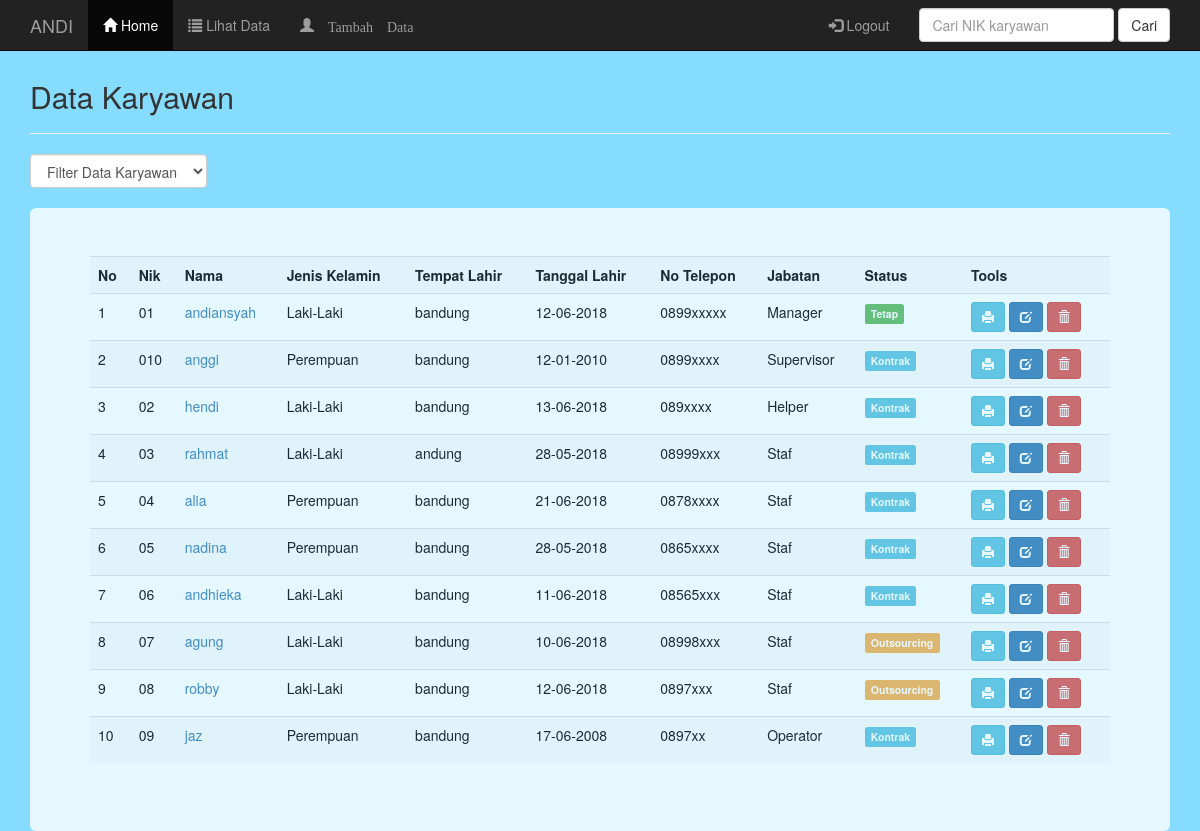
Page /admin/data.php on the committed database.
### tables this page shows
CREATE TABLE `karyawan` (
  `nik` varchar(10) NOT NULL,
  `nama` varchar(50) NOT NULL,
  `jenis_kelamin` text NOT NULL,
  `tempat_lahir` varchar(30) NOT NULL,
  `tanggal_lahir` varchar(30) NOT NULL,
  `alamat` varchar(50) NOT NULL,
  `no_telepon` varchar(10) NOT NULL,
  `jabatan` varchar(15) NOT NULL,
  `status` varchar(15) NOT NULL
);

### admin/data.php (the view, shortened to what this page needs)
<?php
include("header.php");
include("koneksi.php");
?>
	<div class="container">
		<div class="content">
			<h2>Data Karyawan</h2>
			<hr />
			<form class="form-inline" method="get">
				<div class="form-group">
					<select name="filter" class="form-control" onchange="form.submit()">
						<option value="0">Filter Data Karyawan</option>
						<?php $filter = (isset($_GET['filter']) ? strtolower($_GET['filter']) : NULL);  ?>
					</select>
				</div>
			</form>
			<br />
			<div class="jumbotron">
			<div class="table-responsive">
				<table class="table table-striped table-hover">
					<tr>
						<th>No</th>
						<th>Nik</th>
						<th>Nama</th>
						<th>Jenis Kelamin</th>
						<th>Tempat Lahir</th>
						<th>Tanggal Lahir</th>
						<th>No Telepon</th>
						<th>Jabatan</th>
						<th>Status</th>
						<th>Tools</th>
					</tr>
					<?php
					if($filter){
						$sql = mysqli_query($koneksi, "SELECT * FROM karyawan WHERE status='$filter' ORDER BY nik ASC");
					}else{
						$sql = mysqli_query($koneksi, "SELECT * FROM karyawan ORDER BY nik ASC");
					}
					if(mysqli_num_rows($sql) == 0){
						echo '<tr><td colspan="8">Data Tidak Ada.</td></tr>';
					}else{
						$no = 1;
						while($row = mysqli_fetch_assoc($sql)){
							echo '
							<tr>
								<td>'.$no.'</td>
								<td>'.$row['nik'].'</td>
								<td><a href="profile.php?nik='.$row['nik'].'">'.$row['nama'].'</a></td>
								<td>'.$row['jenis_kelamin'].'</td>
								<td>'.$row['tempat_lahir'].'</td>
								<td>'.$row['tanggal_lahir'].'</td>
								<td>'.$row['no_telepon'].'</td>
								<td>'.$row['jabatan'].'</td>
								<td>';
								if($row['status'] == 'Tetap'){
									echo '<span class="label label-success">Tetap</span>';
								}
								else if ($row['status'] == 'Kontrak' ){
									echo '<span class="label label-info">Kontrak</span>';
								}
								else if ($row['status'] == 'Outsourcing' ){
									echo '<span class="label label-warning">Outsourcing</span>';
								}
							echo '
								</td>
								<td>
									<a href="print.php?nik='.$row['nik'].'" title="print Data" data-toggle="tooltip" class="btn btn-info btn-sm"><span class="glyphicon glyphicon-print" aria-hidden="true"></span></a>
									<a href="edit.php?nik='.$row['nik'].'" title="Edit Data" data-toggle="tooltip" class="btn btn-primary btn-sm"><span class="glyphicon glyphicon-edit" aria-hidden="true"></span></a>
									<a href="data.php?aksi=delete&nik='.$row['nik'].'" title="Hapus Data" data-toggle="tooltip" onclick="return confirm(\'Anda yakin akan menghapus data '.$row['nama'].'?\')" class="btn btn-danger btn-sm"><span class="glyphicon glyphicon-trash" aria-hidden="true"></span></a>
								</td>
							</tr>
							';
							$no++;
						}
					}
					?>
					</div>
			</div>
		</div>
	</div>
<?php
include("footer.php");
?>

### admin/header.php (shortened to what this page needs)
<!DOCTYPE html>
<html lang="id">
  <head>
    <link href="css/bootstrap.min.css" rel="stylesheet">
	<link href="css/bootstrap-datepicker.css" rel="stylesheet">
	<link href="css/style.css" rel="stylesheet">
	</head>
<body>
	<nav class="navbar navbar-inverse navbar-fixed-top">
	  <div class="container">
		<div class="navbar-header">
		  <a class="navbar-brand hidden-xs hidden-sm" href="index.php" target="_blank">ANDI</a>
		</div>
		<div class="collapse navbar-collapse" id="myNavbar">
		  <ul class="nav navbar-nav">
			<li class="active"><a href="index.php"><span class="glyphicon glyphicon-home"></span> Home</a></li>
			<li><a href="data.php" data-toggle="tooltip" data-placement="bottom" title="Lihat Data Karyawan"><span class="glyphicon glyphicon-list"></span> Lihat Data</a></li>
			<li><a href="tambah.php" data-toggle="tooltip" data-placement="bottom" title="Tambah Data Karyawan" ><span class="glyphicon glyphicon-user"> Tambah Data</a></li>
		  </ul>
			<form name="cari" method="post" action="cari.php" role="search" class="navbar-form navbar-right">
				<div class="form-group">
					<input type="text" name="carinik" placeholder="Cari NIK karyawan" class="form-control">
				</div>
				<button type="submit" name="submit" id="submit" value="search" class="btn btn-default" data-toggle="tooltip" data-placement="bottom" title="Cari Data Karyawan">Cari</button>
			</form>
			<ul class="nav navbar-nav navbar-right">
                    <li><a href="logout.php"><span class="glyphicon glyphicon-log-in"></span> Logout </a></li>
                </ul>
		</div>
	  </div>
	</nav>

### admin/footer.php (shortened to what this page needs)
</body>
</html>

### admin/css/style.css (style rules this page uses)
.content { margin-top: 80px; }
.jumbotron { margin-bottom: 0px; opacity: .8; background-color: rgb(255, 255, 255); background-position: 0% 25%; background-size: cover; background-repeat: no-repeat; color: rgb(0, 0, 0); }
body { background-color: hsl(197, 100%, 76%); -webkit-animation: color 5s ease-in 0s infinite alternate running; -moz-animation: color 5s linear 0s infinite alternate running; animation: color 5s linear 0s infinite alternate running; }

### rows in the picture
karyawan: nik "01", nama "andiansyah", jenis_kelamin "Laki-Laki", tempat_lahir "bandung", tanggal_lahir "12-06-2018", no_telepon "0899xxxxx", jabatan "Manager", status "Tetap"
karyawan: nik "010", nama "anggi", jenis_kelamin "Perempuan", tempat_lahir "bandung", tanggal_lahir "12-01-2010", no_telepon "0899xxxx", jabatan "Supervisor", status "Kontrak"
karyawan: nik "02", nama "hendi", jenis_kelamin "Laki-Laki", tempat_lahir "bandung", tanggal_lahir "13-06-2018", no_telepon "089xxxx", jabatan "Helper", status "Kontrak"
karyawan: nik "03", nama "rahmat", jenis_kelamin "Laki-Laki", tempat_lahir "andung", tanggal_lahir "28-05-2018", no_telepon "08999xxx", jabatan "Staf", status "Kontrak"
karyawan: nik "04", nama "alia", jenis_kelamin "Perempuan", tempat_lahir "bandung", tanggal_lahir "21-06-2018", no_telepon "0878xxxx", jabatan "Staf", status "Kontrak"
karyawan: nik "05", nama "nadina", jenis_kelamin "Perempuan", tempat_lahir "bandung", tanggal_lahir "28-05-2018", no_telepon "0865xxxx", jabatan "Staf", status "Kontrak"
karyawan: nik "06", nama "andhieka", jenis_kelamin "Laki-Laki", tempat_lahir "bandung", tanggal_lahir "11-06-2018", no_telepon "08565xxx", jabatan "Staf", status "Kontrak"
karyawan: nik "07", nama "agung", jenis_kelamin "Laki-Laki", tempat_lahir "bandung", tanggal_lahir "10-06-2018", no_telepon "08998xxx", jabatan "Staf", status "Outsourcing"
karyawan: nik "08", nama "robby", jenis_kelamin "Laki-Laki", tempat_lahir "bandung", tanggal_lahir "12-06-2018", no_telepon "0897xxx", jabatan "Staf", status "Outsourcing"
karyawan: nik "09", nama "jaz", jenis_kelamin "Perempuan", tempat_lahir "bandung", tanggal_lahir "17-06-2008", no_telepon "0897xx", jabatan "Operator", status "Kontrak"
